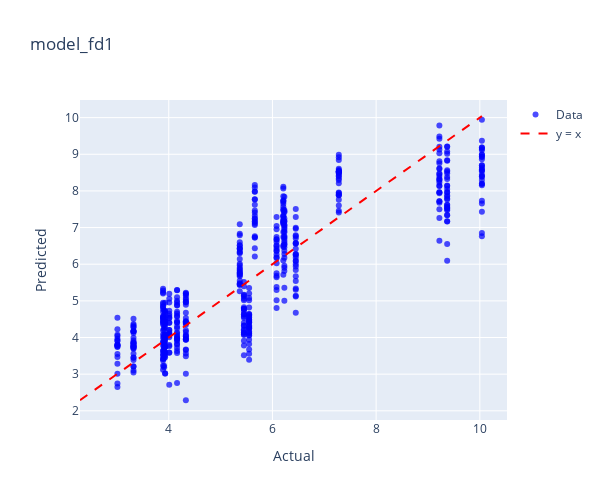
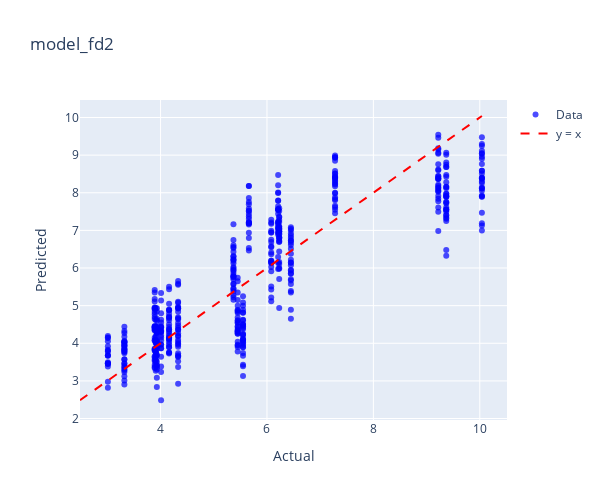
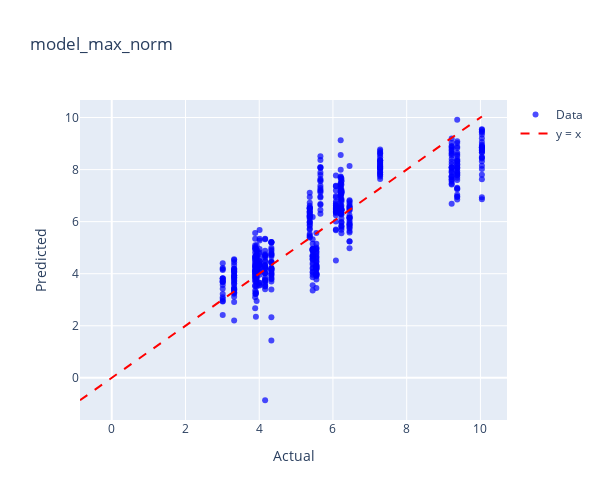
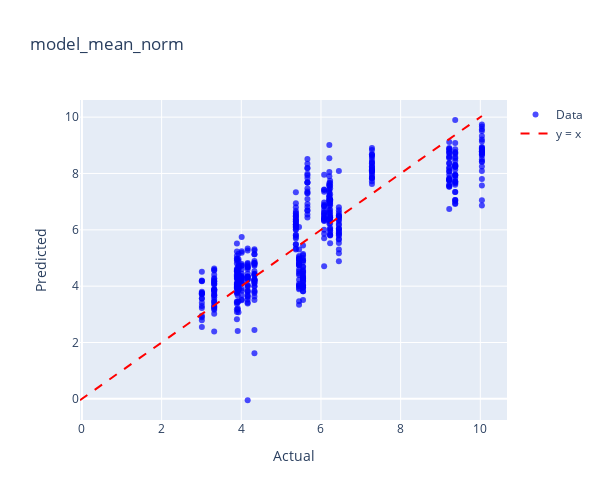

Notebook source saved alongside these figures, in order:
### Code cell
model_dict = {
    'model_fd1': (model_fd1, gula_reduksi_fd1),
    'model_fd2': (model_fd2, gula_reduksi_fd2),
    'model_max_norm': (model_max_norm, gula_reduksi_max_norm),
    'model_mean_norm': (model_mean_norm, gula_reduksi_mean_norm),
    'model_msc': (model_msc, gula_reduksi_msc),
    'model_ori': (model_ori, gula_reduksi_ori),
    'model_range_norm': (model_range_norm, gula_reduksi_range_norm),
    'model_sg1': (model_sg1, gula_reduksi_sg1),
    'model_sg2': (model_sg2, gula_reduksi_sg2),
    'model_snv': (model_snv, gula_reduksi_snv),
}

for name, (model, data) in model_dict.items():
    print(f"Plotting for {name}")
    plot_actual_vs_predicted_plotly(model, data, 'Gula Reduksi',name)

### Figure 1 — Plotly figure (JSON) as saved in the notebook; plotly's stock layout.template omitted (floating-point values rounded to 4 significant figures; data arrays with more than 128 entries replaced by an {"elided": "..."} marker saying what was removed)
{"data": [{"hovertemplate": "Index: %{text}<br>Actual: %{x}<br>Predicted: %{y}<extra></extra>", "marker": {"color": "blue", "opacity": 0.7, "size": 6}, "mode": "markers", "name": "Data", "text": {"elided": "551 str values"}, "type": "scatter", "x": {"elided": "551 float values"}, "y": {"elided": "551 float values"}}, {"line": {"color": "red", "dash": "dash"}, "mode": "lines", "name": "y = x", "type": "scatter", "x": [2.288, 10.04], "y": [2.288, 10.04]}], "layout": {"height": 500, "title": {"text": "model_fd1"}, "width": 600, "xaxis": {"title": {"text": "Actual"}}, "yaxis": {"title": {"text": "Predicted"}}}}

### Figure 2 — Plotly figure (JSON) as saved in the notebook; plotly's stock layout.template omitted (floating-point values rounded to 4 significant figures; data arrays with more than 128 entries replaced by an {"elided": "..."} marker saying what was removed)
{"data": [{"hovertemplate": "Index: %{text}<br>Actual: %{x}<br>Predicted: %{y}<extra></extra>", "marker": {"color": "blue", "opacity": 0.7, "size": 6}, "mode": "markers", "name": "Data", "text": {"elided": "551 str values"}, "type": "scatter", "x": {"elided": "551 float values"}, "y": {"elided": "551 float values"}}, {"line": {"color": "red", "dash": "dash"}, "mode": "lines", "name": "y = x", "type": "scatter", "x": [2.486, 10.04], "y": [2.486, 10.04]}], "layout": {"height": 500, "title": {"text": "model_fd2"}, "width": 600, "xaxis": {"title": {"text": "Actual"}}, "yaxis": {"title": {"text": "Predicted"}}}}

### Figure 3 — Plotly figure (JSON) as saved in the notebook; plotly's stock layout.template omitted (floating-point values rounded to 4 significant figures; data arrays with more than 128 entries replaced by an {"elided": "..."} marker saying what was removed)
{"data": [{"hovertemplate": "Index: %{text}<br>Actual: %{x}<br>Predicted: %{y}<extra></extra>", "marker": {"color": "blue", "opacity": 0.7, "size": 6}, "mode": "markers", "name": "Data", "text": {"elided": "551 str values"}, "type": "scatter", "x": {"elided": "551 float values"}, "y": {"elided": "551 float values"}}, {"line": {"color": "red", "dash": "dash"}, "mode": "lines", "name": "y = x", "type": "scatter", "x": [-0.8611, 10.04], "y": [-0.8611, 10.04]}], "layout": {"height": 500, "title": {"text": "model_max_norm"}, "width": 600, "xaxis": {"title": {"text": "Actual"}}, "yaxis": {"title": {"text": "Predicted"}}}}

### Figure 4 — Plotly figure (JSON) as saved in the notebook; plotly's stock layout.template omitted (floating-point values rounded to 4 significant figures; data arrays with more than 128 entries replaced by an {"elided": "..."} marker saying what was removed)
{"data": [{"hovertemplate": "Index: %{text}<br>Actual: %{x}<br>Predicted: %{y}<extra></extra>", "marker": {"color": "blue", "opacity": 0.7, "size": 6}, "mode": "markers", "name": "Data", "text": {"elided": "551 str values"}, "type": "scatter", "x": {"elided": "551 float values"}, "y": {"elided": "551 float values"}}, {"line": {"color": "red", "dash": "dash"}, "mode": "lines", "name": "y = x", "type": "scatter", "x": [-0.04886, 10.04], "y": [-0.04886, 10.04]}], "layout": {"height": 500, "title": {"text": "model_mean_norm"}, "width": 600, "xaxis": {"title": {"text": "Actual"}}, "yaxis": {"title": {"text": "Predicted"}}}}
